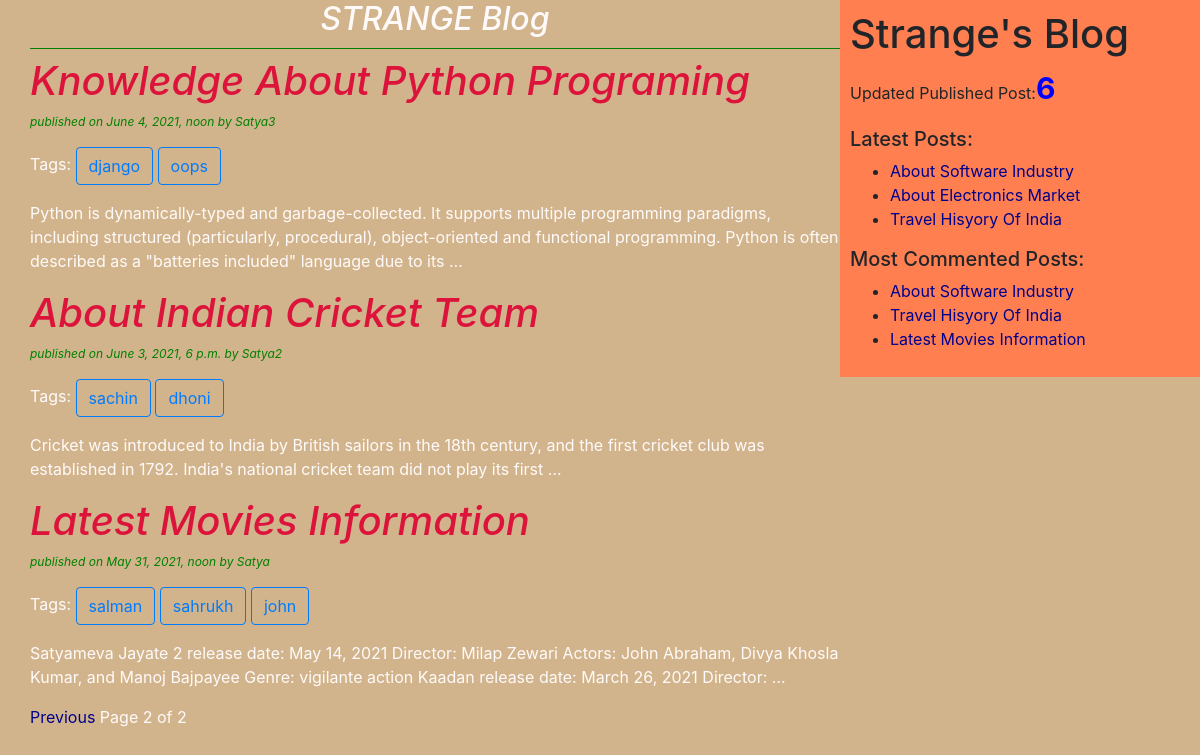
Screenshot of /?page=2 with the database file from the repository.
### blog/models.py (models this page shows, shortened)
class Post(models.Model):
    STATUS_CHOICES = (('draft', 'Draft'), ('published', 'Published'))
    title = models.CharField(max_length=250)
    slug = models.SlugField(max_length=260, unique_for_date='publish')
    author = models.ForeignKey(
        User, related_name='blog_posts', on_delete=models.DO_NOTHING)
    body = models.TextField()
    publish = models.DateTimeField(default=timezone.now)
    created = models.DateTimeField(auto_now_add=True)
    updated = models.DateTimeField(auto_now=True)
    status = models.CharField(
        max_length=20, choices=STATUS_CHOICES, default='draft')
    objects = CustomManager()
    tags = TaggableManager()
    class Meta:
        ordering = ('-publish',)
    def get_absolute_url(self):
        return reverse('post_detail', args=[self.slug])

### blog/views.py (the view)
# urls.py: path('', views.post_list_view),
def post_list_view(request,tag_slug=None):
    post_list = Post.objects.all()
    tag = None
    if tag_slug:
        tag = get_object_or_404(Tag,slug=tag_slug)
        post_list = post_list.filter(tags__in=[tag])
    paginator = Paginator(post_list, 3)
    page_number = request.GET.get('page')
    try:
        post_list = paginator.page(page_number)
    except PageNotAnInteger:
        post_list = paginator.page(1)
    except EmptyPage:
        post_list = paginator.page(paginator.num_pages)
    return render(request, 'blog/post_list.html', {'post_list': post_list,'tag':tag})

### blog/models.py (called while the page is built)
    def get_queryset(self):
        return super().get_queryset().filter(status='published')

### blog/templatetags/blog_tags.py (called while the page is built)
@register.simple_tag(name='my_tag')
def total_posts():
    return Post.objects.count()

@register.inclusion_tag('blog/latest_post.html')
def show_latest_post():
    latest_post = Post.objects.order_by('-publish')[:3]
    return {'latest_post':latest_post}

@register.simple_tag
def get_most_commented_post():
    return Post.objects.annotate(total_comments=Count('comments')).order_by('-total_comments')[:3]

### templates/blog/post_list.html (shortened to what this page needs)
<!DOCTYPE html>
{%extends 'blog/base.html'%}
    {%block content_block%}
        <h2>STRANGE Blog</h2>
       {%for post in post_list%}
            <a href="{{post.get_absolute_url}}"><h3>{{post.title}}</h3></a>
            <p id='date' >published on {{post.publish}} by {{post.author|title}}</p>
            <p>Tags:
                {% for tag in post.tags.all %}
                <a href="{%url 'post_list_by_tag_name' tag.slug%}" class="btn btn-outline-primary">{{tag.name}}</a>
                {%endfor%}
            </p>
            {{post.body|truncatewords:30|linebreaks}}
        {%endfor%}
        {%include 'blog/paginate.html' with page=post_list %}
    {%endblock%}

### templates/blog/base.html (shortened to what this page needs)
<!DOCTYPE html>
{% load blog_tags %}
{% load static %}
<html lang="en">
<head>
    <link rel="stylesheet" href="https://cdn.jsdelivr.net/npm/bootstrap@4.6.0/dist/css/bootstrap.min.css">
    <link rel="stylesheet" href="{%static "css/blog13.css" %}">
</head>
<body>
    <div class="content">
        {%block content_block%}{%endblock%}
    </div>
    <div class="sidebar">
        <h1>Strange's Blog</h1>
        <p>Updated Published Post:<span id='pcount'>{% my_tag %}</span></p>
        <h5>Latest Posts:</h5>{%show_latest_post%}
        <h5>Most Commented Posts:</h5>
        {% get_most_commented_post as most_commented_post %}
        <ul>
            {% for post in most_commented_post %}
            <li><a href="{{post.get_absolute_url}}">{{post.title}}</a></li>
            {%endfor%}
        </ul>
    </div>
</body>
</html>

### templates/blog/latest_post.html
<!DOCTYPE html>
<ul>
    {% for post in latest_post %}
    <li><a href="{{post.get_absolute_url}}">{{post.title}}</a></li>
    {%endfor%}
</ul>

### static/css/blog13.css (style rules this page uses)
.content { width: 70%; float: left; padding: 0 0 0 30px; color: snow; }
.sidebar { width: 30%; float: right; padding: 10px; background-color: coral; }
body { background-color: tan; }
h2 { text-align: center; border-bottom: 1px solid green; font-style: italic; padding-bottom: 10px; }
#date,#ch { color: green; font-size: 12px; font-style: oblique; }
a { color: darkblue; }
h3 { font-size: 40px; font-style: italic; color: crimson; }
#pcount { font-size: 30px; color: blue; font-weight: bold; }

### rows the page displays
Post: title "Knowledge About Python Programing", publish "June 4, 2021, noon", author "Satya3", body "Python is dynamically-typed and garbage-collected. It supports multiple programming paradigms, including structured (particularly, procedural), object-oriented and functional programming. Python is often described as a \"batteries included\" language due to its …"
Tag: name "django"
Tag: name "oops"
Post: title "About Indian Cricket Team", publish "June 3, 2021, 6 p.m.", author "Satya2", body "Cricket was introduced to India by British sailors in the 18th century, and the first cricket club was established in 1792. India's national cricket team did not play its first …"
Tag: name "sachin"
Tag: name "dhoni"
Post: title "Latest Movies Information", publish "May 31, 2021, noon", author "Satya", body "Satyameva Jayate 2 release date: May 14, 2021 Director: Milap Zewari Actors: John Abraham, Divya Khosla Kumar, and Manoj Bajpayee Genre: vigilante action Kaadan release date: March 26, 2021 Director: …"
Tag: name "salman"
Tag: name "sahrukh"
Tag: name "john"
Post: title "About Software Industry"
Post: title "About Electronics Market"
Post: title "Travel Hisyory Of India"

### other values shown
{{ page.number }} "2"
{{ page.paginator.num_pages }} "2"
